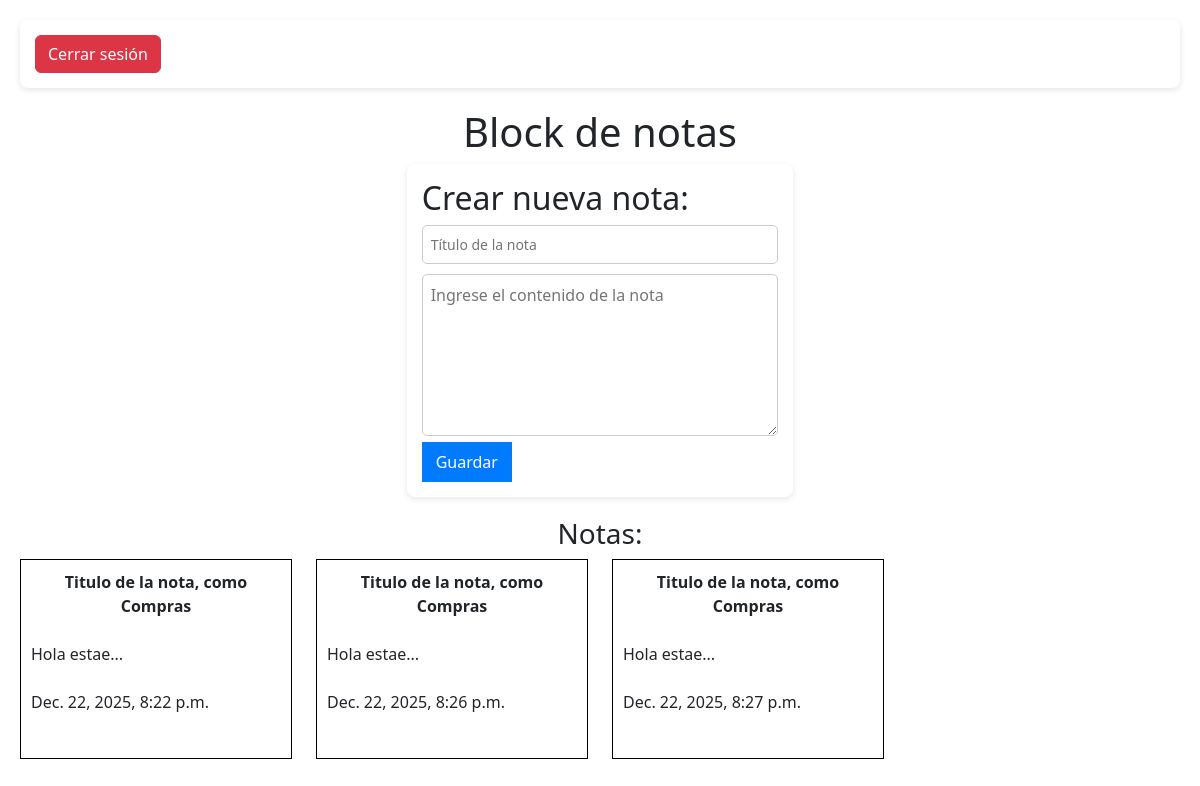
Before: / (signed in) with the older database file.
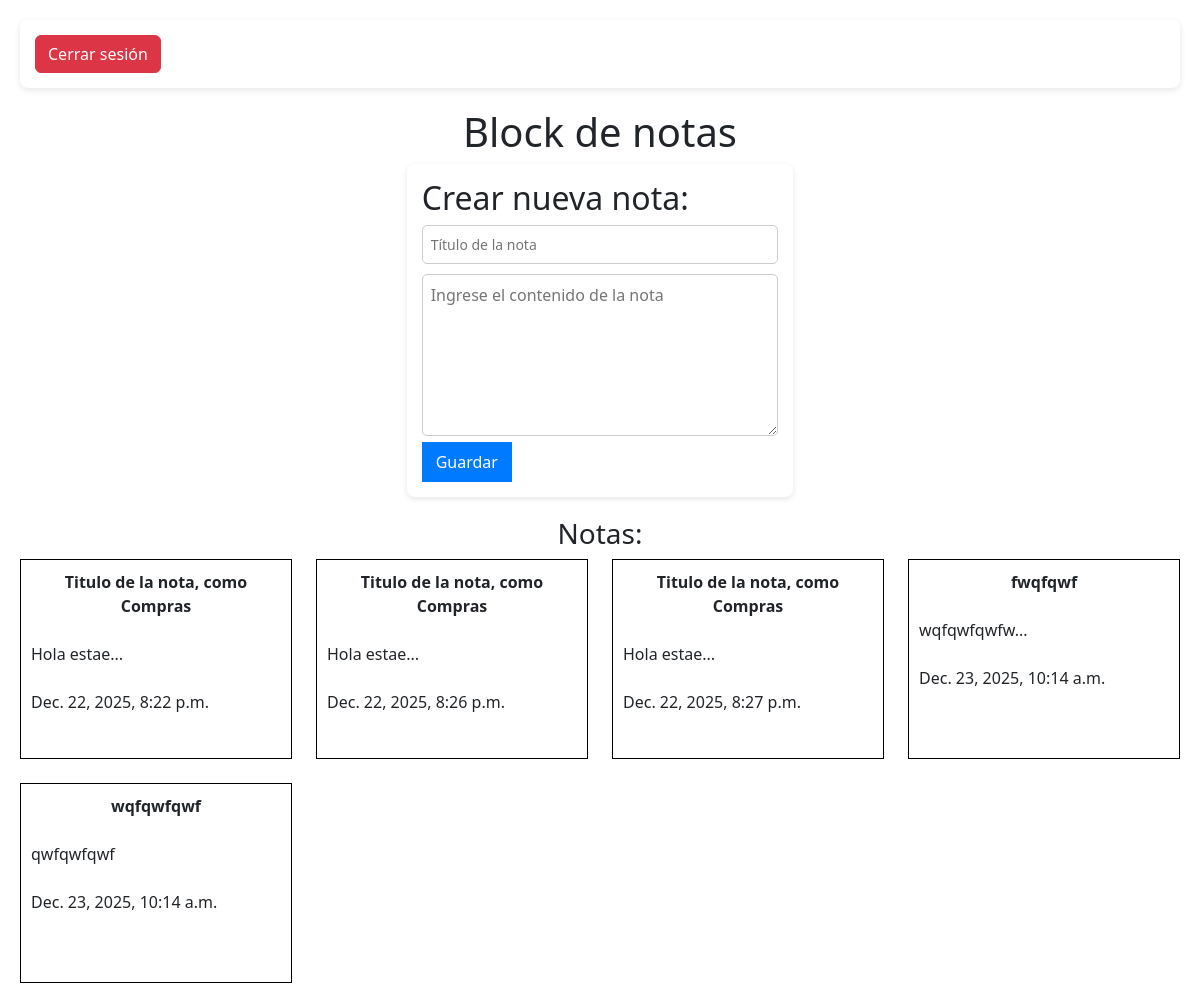
After: the same page with the newer database file.
### notas/models.py (models this page shows, shortened)
class Notas(models.Model):
    usuario = models.ForeignKey(User, on_delete=models.CASCADE)
    titulo = models.CharField(max_length=100)
    contenido = models.TextField()
    fecha = models.DateTimeField(auto_now_add=True)

### notas/views.py (the view, shortened to what this page needs)
# urls.py: path('',views.inicio, name='inicio'),
@login_required
def inicio(request):
    notas = Notas.objects.filter(usuario = request.user)
    return render(request, 'notas/index.html', {'notas': notas})

### notas/templates/notas/index.html (shortened to what this page needs)
<!DOCTYPE html>
<html lang="en">
<head>
     {% load static %}
    <link rel="stylesheet" href="{% static 'notas/style.css' %}">
    <link
    href="https://cdn.jsdelivr.net/npm/bootstrap@5.3.3/dist/css/bootstrap.min.css"
    rel="stylesheet"
z
    />
</head>
<body>
    <form method="post" action="{% url 'logout' %}">
    <button type="submit" class="btn btn-danger">Cerrar sesión</button>
    </form>
    <h1>Block de notas</h1>
<div class="col-md-5 col-lg-4 mx-auto">
        <form method="post">
        <h2>Crear nueva nota:</h2>
        <input type="text" name="titulo" placeholder="Título de la nota" required>
        <textarea name="contenido" id="contenido" placeholder="Ingrese el contenido de la nota" rows="6"></textarea>
        <button type="submit">Guardar</button>
    </form>
</div>
    <h3 style="text-align: center;">Notas:</h3>
<div id="lista_notas" class="row g-4">
    {% for nota in notas %}
    <div class="col-6 col-md-4 col-lg-3">
        <div class="lista_notas" style="position: relative;">
            <div class="contenido_notas">
                <div class="titulo_notas">
                    <strong>{{ nota.titulo }}</strong>
                </div>
                <br>
                {{ nota.contenido|slice:":10" }}{% if nota.contenido|length > 10 %}...{% endif %}
                <br><br> {{ nota.fecha }}
            </div>
        </div>
    </div>
    {% endfor %}
</div>
</body>
</html>

### notas/static/notas/style.css (style rules this page uses)
body { font-family: Arial, sans-serif; background-color: #f5f5f5; margin: 0; padding: 20px; }
h1 { text-align: center; color: #333; }
form { background-color: #fff; padding: 15px; border-radius: 8px; box-shadow: 0 2px 6px rgba(0,0,0,0.1); margin-bottom: 20px; }
input[type="text"], textarea { width: 100%; padding: 8px; margin-bottom: 10px; border: 1px solid #ccc; border-radius: 5px; font-size: 14px; }
button { background-color: #007BFF; color: white; border: none; border-radius: 5px; cursor: pointer; font-size: 14px; padding: 8px 14px; transition: background-color 0.2s ease; }
.lista_notas { height: 200px; border: 1px solid black; padding: 10px; position: relative; }
.contenido_notas { height: 130px; }
.titulo_notas { text-align: center; }

Changed rows visible on the page:
added Notas: titulo "fwqfqwf", contenido "wqfqwfqwfw", fecha "Dec. 23, 2025, 10:14 a.m."
added Notas: titulo "wqfqwfqwf", contenido "qwfqwfqwf", fecha "Dec. 23, 2025, 10:14 a.m."
